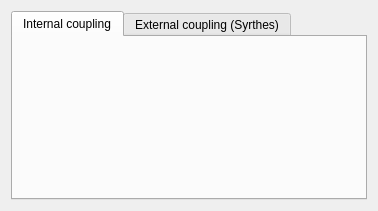
<?xml version="1.0" encoding="UTF-8"?>
<ui version="4.0">
 <class>ConjugateHeatTransferForm</class>
 <widget class="QWidget" name="ConjugateHeatTransferForm">
  <property name="geometry">
   <rect>
    <x>0</x>
    <y>0</y>
    <width>378</width>
    <height>211</height>
   </rect>
  </property>
  <property name="windowTitle">
   <string>Form</string>
  </property>
  <layout class="QVBoxLayout" name="verticalLayout_2">
   <item>
    <widget class="QTabWidget" name="tabWidget">
     <property name="toolTip">
      <string>&lt;html&gt;&lt;head/&gt;&lt;body&gt;&lt;p&gt;&lt;br/&gt;&lt;/p&gt;&lt;/body&gt;&lt;/html&gt;</string>
     </property>
     <property name="currentIndex">
      <number>0</number>
     </property>
     <widget class="QWidget" name="tab">
      <property name="toolTip">
       <string>&lt;html&gt;&lt;head/&gt;&lt;body&gt;&lt;p&gt;&lt;span style=&quot; font-size:9pt;&quot;&gt;Parameters for internal conjugate heat transfer (fluid/solid) coupling.&lt;/span&gt;&lt;/p&gt;&lt;/body&gt;&lt;/html&gt;</string>
      </property>
      <attribute name="title">
       <string>Internal coupling</string>
      </attribute>
     </widget>
     <widget class="QWidget" name="tabSyrthesCoupling">
      <property name="toolTip">
       <string>&lt;html&gt;&lt;head/&gt;&lt;body&gt;&lt;p&gt;&lt;span style=&quot; font-size:9pt;&quot;&gt;Include conjugate heat transfers by coupling Code_Saturne and SYRTHES. The zones where the coupling occurs be must defined and a projection axis can be specified in case of 2D coupling.&lt;/span&gt;&lt;/p&gt;&lt;/body&gt;&lt;/html&gt;</string>
      </property>
      <attribute name="title">
       <string>External coupling (Syrthes)</string>
      </attribute>
      <layout class="QVBoxLayout" name="verticalLayout_3">
       <item>
        <widget class="QTableView" name="tableViewSyrthes">
         <property name="toolTip">
          <string>&lt;html&gt;&lt;head/&gt;&lt;body&gt;&lt;p&gt;&lt;br/&gt;&lt;/p&gt;&lt;/body&gt;&lt;/html&gt;</string>
         </property>
        </widget>
       </item>
       <item>
        <layout class="QHBoxLayout" name="horizontalLayout_2">
         <item>
          <spacer name="horizontalSpacer_2">
           <property name="orientation">
            <enum>Qt::Horizontal</enum>
           </property>
           <property name="sizeHint" stdset="0">
            <size>
             <width>40</width>
             <height>20</height>
            </size>
           </property>
          </spacer>
         </item>
         <item>
          <layout class="QHBoxLayout" name="horizontalLayout">
           <item>
            <widget class="QPushButton" name="pushButtonAdd">
             <property name="toolTip">
              <string>&lt;html&gt;&lt;head/&gt;&lt;body&gt;&lt;p&gt;&lt;span style=&quot; font-size:9pt;&quot;&gt;Add a conjugate heat transfer.&lt;/span&gt;&lt;/p&gt;&lt;/body&gt;&lt;/html&gt;</string>
             </property>
             <property name="text">
              <string>Add</string>
             </property>
            </widget>
           </item>
           <item>
            <widget class="QPushButton" name="pushButtonDelete">
             <property name="toolTip">
              <string>&lt;html&gt;&lt;head/&gt;&lt;body&gt;&lt;p&gt;&lt;span style=&quot; font-size:9pt;&quot;&gt;Remove the last added conjugate heat transfer.&lt;/span&gt;&lt;/p&gt;&lt;/body&gt;&lt;/html&gt;</string>
             </property>
             <property name="text">
              <string>Delete</string>
             </property>
            </widget>
           </item>
          </layout>
         </item>
         <item>
          <spacer name="horizontalSpacer_3">
           <property name="orientation">
            <enum>Qt::Horizontal</enum>
           </property>
           <property name="sizeHint" stdset="0">
            <size>
             <width>40</width>
             <height>20</height>
            </size>
           </property>
          </spacer>
         </item>
        </layout>
       </item>
      </layout>
     </widget>
    </widget>
   </item>
   <item>
    <spacer name="verticalSpacer">
     <property name="orientation">
      <enum>Qt::Vertical</enum>
     </property>
     <property name="sizeHint" stdset="0">
      <size>
       <width>20</width>
       <height>0</height>
      </size>
     </property>
    </spacer>
   </item>
  </layout>
 </widget>
 <resources/>
 <connections/>
</ui>
